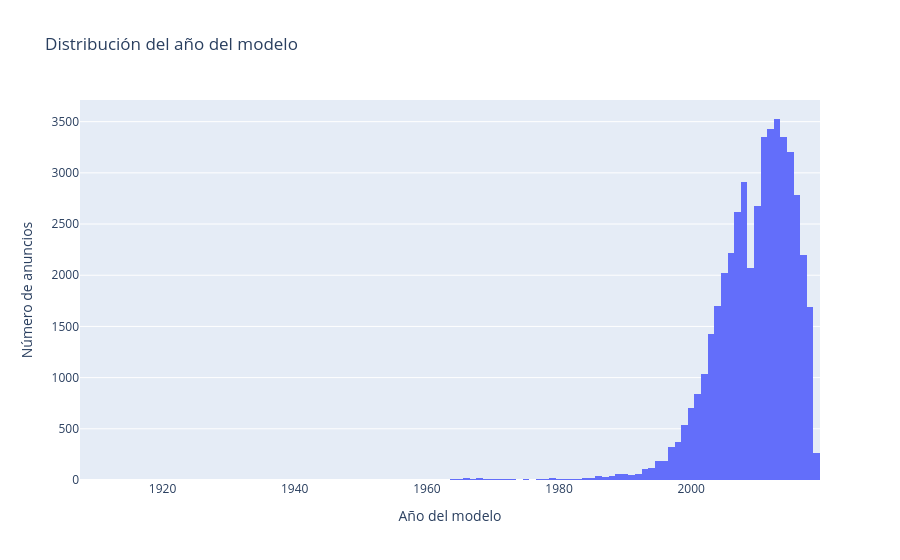

The notebook cell this image was saved under:
### Code cell
fig = px.histogram(df_f, x='model_year', title='Distribución del año del modelo')
fig.update_layout(xaxis_title='Año del modelo', yaxis_title='Número de anuncios')
fig.show()

### Figure 1 — Plotly figure (JSON) as saved in the notebook; plotly's stock layout.template omitted (floating-point values rounded to 4 significant figures; data arrays with more than 128 entries replaced by an {"elided": "..."} marker saying what was removed)
{"data": [{"bingroup": "x", "hovertemplate": "model_year=%{x}<br>count=%{y}<extra></extra>", "legendgroup": "", "marker": {"color": "#636efa", "pattern": {"shape": ""}}, "name": "", "orientation": "v", "showlegend": false, "type": "histogram", "x": {"elided": "49941 float values"}, "xaxis": "x", "yaxis": "y"}], "layout": {"barmode": "relative", "legend": {"tracegroupgap": 0}, "title": {"text": "Distribución del año del modelo"}, "xaxis": {"anchor": "y", "domain": [0, 1], "title": {"text": "Año del modelo"}}, "yaxis": {"anchor": "x", "domain": [0, 1], "title": {"text": "Número de anuncios"}}}}
